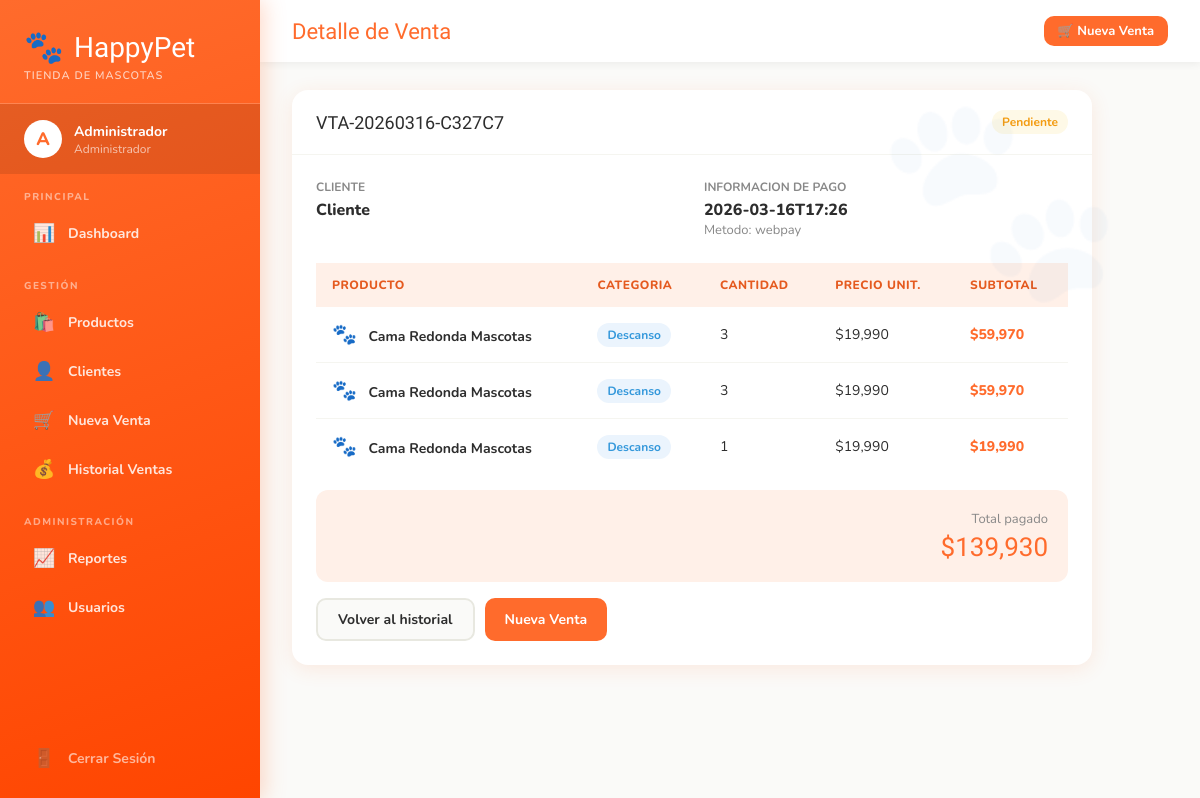
Screenshot of /venta/3/detalle (signed in) with the database file from the repository.
### tables this page shows
CREATE TABLE ventas (
        id INTEGER PRIMARY KEY AUTOINCREMENT,
        numero_venta TEXT UNIQUE,
        cliente_nombre TEXT,
        cliente_email TEXT,
        total REAL,
        estado TEXT DEFAULT 'pendiente',
        metodo_pago TEXT DEFAULT 'webpay',
        token_transbank TEXT,
        creado_en TEXT
    );

CREATE TABLE detalle_venta (
        id INTEGER PRIMARY KEY AUTOINCREMENT,
        venta_id INTEGER,
        producto_id INTEGER,
        cantidad INTEGER,
        precio_unitario REAL,
        subtotal REAL,
        FOREIGN KEY(venta_id) REFERENCES ventas(id),
        FOREIGN KEY(producto_id) REFERENCES productos(id)
    );

CREATE TABLE productos (
        id INTEGER PRIMARY KEY AUTOINCREMENT,
        nombre TEXT NOT NULL,
        descripcion TEXT,
        precio REAL NOT NULL,
        stock INTEGER DEFAULT 0,
        categoria TEXT,
        tipo_mascota TEXT,
        imagen TEXT,
        activo INTEGER DEFAULT 1,
        creado_en TEXT
    );

### app.py (the view)
@app.route('/venta/<int:vid>/detalle')
@login_required
def detalle_venta_view(vid):
    conn = get_db()
    venta = conn.execute("SELECT * FROM ventas WHERE id=?", (vid,)).fetchone()
    detalle = conn.execute("""
        SELECT d.*, p.nombre, p.imagen, p.categoria
        FROM detalle_venta d JOIN productos p ON d.producto_id=p.id
        WHERE d.venta_id=?
    """, (vid,)).fetchall()
    conn.close()
    return render_template('detalle_venta.html', venta=venta, detalle=detalle)

### app.py (called while the page is built)
def get_db():
    conn = sqlite3.connect(DB_PATH)
    conn.row_factory = sqlite3.Row
    return conn

def login_required(f):
    from functools import wraps
    @wraps(f)
    def decorated(*args, **kwargs):
        if 'user_id' not in session:
            return redirect(url_for('login'))
        return f(*args, **kwargs)
    return decorated

### templates/detalle_venta.html (shortened to what this page needs)
{% extends "base.html" %}
{% block page_title %}Detalle de Venta{% endblock %}
{% block content %}
<div style="max-width:800px">
{% if not venta %}
<div class="card">
    <div class="card-body" style="text-align:center;padding:48px">
        <div style="font-size:60px;margin-bottom:16px">&#128269;</div>
        <h3 style="font-family:'Fredoka One',cursive;color:var(--orange)">Venta no encontrada</h3>
        <a href="{{ url_for('ventas') }}" class="btn btn-secondary mt-2">Volver al historial</a>
    </div>
</div>
{% else %}
<div class="card mb-3">
    <div class="card-header">
        <span class="card-title">{{ venta['numero_venta'] if venta['numero_venta'] else 'Venta #' + venta['id']|string }}</span>
        {% if venta['estado'] %}
        <span class="badge {{ 'badge-success' if venta['estado']=='pagado' else 'badge-warning' if venta['estado']=='pendiente' else 'badge-danger' }}">
            {{ venta['estado'].capitalize() }}
        </span>
        {% endif %}
    </div>
    <div class="card-body">
        <div class="grid-2 mb-3">
            <div>
                <div style="font-size:12px;color:#888;font-weight:700;text-transform:uppercase;margin-bottom:4px">Cliente</div>
                <div class="fw-bold">{{ venta['cliente_nombre'] or '---' }}</div>
            </div>
            <div>
                <div style="font-size:12px;color:#888;font-weight:700;text-transform:uppercase;margin-bottom:4px">Informacion de Pago</div>
                <div class="fw-bold">{{ venta['creado_en'][:16] if venta['creado_en'] else 'N/A' }}</div>
                <div style="font-size:13px;color:#888">Metodo: {{ venta['metodo_pago'] or 'Webpay' }}</div>
            </div>
        </div>
        {% if detalle %}
        <div class="table-container">
        <table>
            <thead>
                <tr><th>Producto</th><th>Categoria</th><th>Cantidad</th><th>Precio Unit.</th><th>Subtotal</th></tr>
            </thead>
            <tbody>
            {% for d in detalle %}
            <tr>
                <td>
                    <span style="font-size:20px">{{ d['imagen'] if d['imagen'] else '' }}</span>
                    <strong style="margin-left:8px">{{ d['nombre'] }}</strong>
                </td>
                <td><span class="badge badge-info">{{ d['categoria'] or '---' }}</span></td>
                <td>{{ d['cantidad'] }}</td>
                <td>${{ "{:,.0f}".format(d['precio_unitario']) }}</td>
                <td class="text-orange fw-bold">${{ "{:,.0f}".format(d['subtotal']) }}</td>
            </tr>
            {% endfor %}
            </tbody>
        </table>
        </div>
        {% else %}
        <p style="color:#888;text-align:center;padding:20px">Sin items registrados</p>
        {% endif %}
        <div style="text-align:right;margin-top:16px;padding:20px;background:var(--orange-pale);border-radius:12px">
            <div style="font-size:13px;color:#888;margin-bottom:4px">Total pagado</div>
            <div style="font-family:'Fredoka One',cursive;font-size:26px;color:var(--orange)">
                ${{ "{:,.0f}".format(venta['total']) if venta['total'] else '0' }}
            </div>
        </div>
        <div class="mt-2" style="display:flex;gap:10px">
            <a href="{{ url_for('ventas') }}" class="btn btn-secondary">Volver al historial</a>
            <a href="{{ url_for('nueva_venta') }}" class="btn btn-primary">Nueva Venta</a>
        </div>
    </div>
</div>
{% endif %}
</div>
{% endblock %}

### templates/base.html (style rules this page uses)
:root { --orange: #FF6B2C; --orange-light: #FF8C5A; --orange-pale: #FFF0E8; --orange-dark: #E55A1F; --white: #FFFFFF; --off-white: #FAFAF8; --text: #2D2D2D; --text-light: #6B6B6B; --success: #2ECC71; --danger: #E74C3C; --warning: #F39C12; --info: #3498DB; --sidebar-w: 260px; --shadow: 0 4px 20px rgba(255,107,44,0.12); --radius: 16px; }
* { margin: 0; padding: 0; box-sizing: border-box; }
body { font-family: 'Nunito', sans-serif; background: var(--off-white); color: var(--text); min-height: 100vh; }
.card { background: white; border-radius: var(--radius); box-shadow: var(--shadow); overflow: hidden; }
.card-header { padding: 20px 24px; border-bottom: 1px solid #F5F5F0; display: flex; align-items: center; justify-content: space-between; }
.card-title { font-family: 'Fredoka One', cursive; font-size: 18px; color: var(--text); }
.card-body { padding: 24px; }
.btn { display: inline-flex; align-items: center; gap: 6px; padding: 10px 20px; border-radius: 10px; border: none; font-family: 'Nunito', sans-serif; font-weight: 700; font-size: 14px; cursor: pointer; text-decoration: none; transition: all 0.2s; }
.btn-primary { background: var(--orange); color: white; }
.btn-secondary { background: var(--off-white); color: var(--text); border: 2px solid #E8E8E0; }
.table-container { overflow-x: auto; }
table { width: 100%; border-collapse: collapse; }
thead th { background: var(--orange-pale); color: var(--orange-dark); font-weight: 800; padding: 14px 16px; font-size: 12px; text-transform: uppercase; letter-spacing: 0.5px; text-align: left; }
tbody td { padding: 14px 16px; border-bottom: 1px solid #F5F5F0; font-size: 14px; }
tbody tr:last-child td { border-bottom: none; }
.badge { display: inline-flex; align-items: center; padding: 4px 10px; border-radius: 20px; font-size: 12px; font-weight: 700; }
.badge-warning { background: #FEF9E7; color: #F39C12; }
.badge-info { background: #EBF4FD; color: #3498DB; }
.grid-2 { display: grid; grid-template-columns: 1fr 1fr; gap: 24px; }
.text-orange { color: var(--orange); }
.fw-bold { font-weight: 800; }
.mt-2 { margin-top: 16px; }
.mb-3 { margin-bottom: 24px; }

### rows the page displays
ventas: numero_venta "VTA-20260316-C327C7", estado "Pendiente", cliente_nombre "Cliente", creado_en "2026-03-16T17:26", metodo_pago "webpay", total "139,930"
detalle_venta: imagen "🐾", nombre "Cama Redonda Mascotas", categoria "Descanso", cantidad "3", precio_unitario "19,990", subtotal "59,970"
detalle_venta: imagen "🐾", nombre "Cama Redonda Mascotas", categoria "Descanso", cantidad "3", precio_unitario "19,990", subtotal "59,970"
detalle_venta: imagen "🐾", nombre "Cama Redonda Mascotas", categoria "Descanso", cantidad "1", precio_unitario "19,990", subtotal "19,990"

### other values shown
{{ session.nombre[0].upper() }} "A"
{{ session.nombre }} "Administrador"
